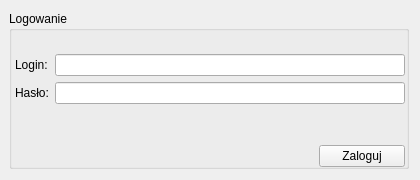
<?xml version="1.0" encoding="UTF-8"?>
<ui version="4.0">
 <class>LoginWindow</class>
 <widget class="QMainWindow" name="LoginWindow">
  <property name="windowModality">
   <enum>Qt::WindowModal</enum>
  </property>
  <property name="geometry">
   <rect>
    <x>0</x>
    <y>0</y>
    <width>420</width>
    <height>180</height>
   </rect>
  </property>
  <property name="sizePolicy">
   <sizepolicy hsizetype="Preferred" vsizetype="Maximum">
    <horstretch>0</horstretch>
    <verstretch>0</verstretch>
   </sizepolicy>
  </property>
  <property name="minimumSize">
   <size>
    <width>420</width>
    <height>180</height>
   </size>
  </property>
  <property name="maximumSize">
   <size>
    <width>420</width>
    <height>180</height>
   </size>
  </property>
  <property name="contextMenuPolicy">
   <enum>Qt::DefaultContextMenu</enum>
  </property>
  <property name="windowTitle">
   <string>Witamy</string>
  </property>
  <widget class="QWidget" name="centralWidget">
   <property name="enabled">
    <bool>true</bool>
   </property>
   <property name="sizePolicy">
    <sizepolicy hsizetype="Preferred" vsizetype="Preferred">
     <horstretch>0</horstretch>
     <verstretch>0</verstretch>
    </sizepolicy>
   </property>
   <property name="layoutDirection">
    <enum>Qt::LeftToRight</enum>
   </property>
   <layout class="QVBoxLayout" name="verticalLayout">
    <property name="leftMargin">
     <number>9</number>
    </property>
    <item>
     <widget class="QGroupBox" name="groupBox">
      <property name="title">
       <string>Logowanie</string>
      </property>
      <widget class="QWidget" name="gridLayoutWidget">
       <property name="geometry">
        <rect>
         <x>0</x>
         <y>0</y>
         <width>402</width>
         <height>162</height>
        </rect>
       </property>
       <layout class="QGridLayout" name="gridLayout_3">
        <property name="leftMargin">
         <number>6</number>
        </property>
        <property name="topMargin">
         <number>6</number>
        </property>
        <property name="rightMargin">
         <number>6</number>
        </property>
        <property name="bottomMargin">
         <number>6</number>
        </property>
        <item row="0" column="1">
         <spacer name="horizontalSpacer_2">
          <property name="orientation">
           <enum>Qt::Horizontal</enum>
          </property>
          <property name="sizeHint" stdset="0">
           <size>
            <width>40</width>
            <height>20</height>
           </size>
          </property>
         </spacer>
        </item>
        <item row="4" column="1">
         <spacer name="verticalSpacer_3">
          <property name="orientation">
           <enum>Qt::Vertical</enum>
          </property>
          <property name="sizeHint" stdset="0">
           <size>
            <width>20</width>
            <height>40</height>
           </size>
          </property>
         </spacer>
        </item>
        <item row="0" column="2">
         <spacer name="horizontalSpacer_6">
          <property name="orientation">
           <enum>Qt::Horizontal</enum>
          </property>
          <property name="sizeHint" stdset="0">
           <size>
            <width>40</width>
            <height>20</height>
           </size>
          </property>
         </spacer>
        </item>
        <item row="6" column="4">
         <widget class="QPushButton" name="loginButton">
          <property name="text">
           <string>Zaloguj</string>
          </property>
         </widget>
        </item>
        <item row="0" column="3">
         <spacer name="horizontalSpacer_7">
          <property name="orientation">
           <enum>Qt::Horizontal</enum>
          </property>
          <property name="sizeHint" stdset="0">
           <size>
            <width>40</width>
            <height>20</height>
           </size>
          </property>
         </spacer>
        </item>
        <item row="0" column="4">
         <spacer name="horizontalSpacer_8">
          <property name="orientation">
           <enum>Qt::Horizontal</enum>
          </property>
          <property name="sizeHint" stdset="0">
           <size>
            <width>40</width>
            <height>20</height>
           </size>
          </property>
         </spacer>
        </item>
        <item row="1" column="0">
         <spacer name="verticalSpacer_7">
          <property name="orientation">
           <enum>Qt::Vertical</enum>
          </property>
          <property name="sizeHint" stdset="0">
           <size>
            <width>20</width>
            <height>40</height>
           </size>
          </property>
         </spacer>
        </item>
        <item row="2" column="0" rowspan="2" colspan="5">
         <layout class="QGridLayout" name="gridLayout_4">
          <item row="0" column="0">
           <widget class="QLabel" name="label_5">
            <property name="text">
             <string>Login:</string>
            </property>
           </widget>
          </item>
          <item row="1" column="1">
           <widget class="QLineEdit" name="passwordField">
            <property name="echoMode">
             <enum>QLineEdit::Password</enum>
            </property>
           </widget>
          </item>
          <item row="1" column="0">
           <widget class="QLabel" name="label_6">
            <property name="text">
             <string>Hasło:</string>
            </property>
           </widget>
          </item>
          <item row="0" column="1">
           <widget class="QLineEdit" name="loginField"/>
          </item>
         </layout>
        </item>
        <item row="5" column="1">
         <spacer name="verticalSpacer_8">
          <property name="orientation">
           <enum>Qt::Vertical</enum>
          </property>
          <property name="sizeHint" stdset="0">
           <size>
            <width>20</width>
            <height>40</height>
           </size>
          </property>
         </spacer>
        </item>
        <item row="6" column="0">
         <spacer name="verticalSpacer_6">
          <property name="orientation">
           <enum>Qt::Vertical</enum>
          </property>
          <property name="sizeHint" stdset="0">
           <size>
            <width>20</width>
            <height>40</height>
           </size>
          </property>
         </spacer>
        </item>
        <item row="6" column="1" colspan="3">
         <widget class="QLabel" name="infobox">
          <property name="text">
           <string/>
          </property>
         </widget>
        </item>
       </layout>
      </widget>
     </widget>
    </item>
   </layout>
  </widget>
 </widget>
 <layoutdefault spacing="6" margin="11"/>
 <resources/>
 <connections/>
 <slots>
  <slot>slot1()</slot>
 </slots>
</ui>
